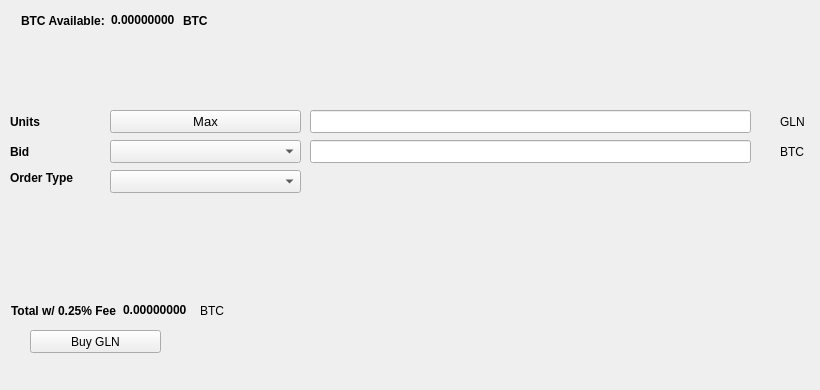
   <widget class="QWidget" name="BuyTab">
    <attribute name="title">
     <string>Buy</string>
    </attribute>
    <widget class="QPushButton" name="BuyGLN">
     <property name="geometry">
      <rect>
       <x>30</x>
       <y>330</y>
       <width>131</width>
       <height>23</height>
      </rect>
     </property>
     <property name="text">
      <string>Buy GLN</string>
     </property>
     <property name="icon">
      <iconset resource="../glyno.qrc">
       <normaloff>:/icons/bitcoin</normaloff>:/icons/bitcoin</iconset>
     </property>
    </widget>
    <widget class="QLabel" name="label_3">
     <property name="geometry">
      <rect>
       <x>10</x>
       <y>110</y>
       <width>46</width>
       <height>23</height>
      </rect>
     </property>
     <property name="font">
      <font>
       <weight>75</weight>
       <bold>true</bold>
      </font>
     </property>
     <property name="text">
      <string>Units</string>
     </property>
    </widget>
    <widget class="QLineEdit" name="UnitsInput">
     <property name="geometry">
      <rect>
       <x>310</x>
       <y>110</y>
       <width>441</width>
       <height>23</height>
      </rect>
     </property>
     <property name="font">
      <font>
       <pointsize>9</pointsize>
       <weight>75</weight>
       <bold>true</bold>
      </font>
     </property>
    </widget>
    <widget class="QLineEdit" name="BuyBidPriceEdit">
     <property name="geometry">
      <rect>
       <x>310</x>
       <y>140</y>
       <width>441</width>
       <height>23</height>
      </rect>
     </property>
     <property name="font">
      <font>
       <pointsize>9</pointsize>
       <weight>75</weight>
       <bold>true</bold>
      </font>
     </property>
    </widget>
    <widget class="QLabel" name="label_4">
     <property name="geometry">
      <rect>
       <x>780</x>
       <y>110</y>
       <width>31</width>
       <height>23</height>
      </rect>
     </property>
     <property name="text">
      <string>GLN</string>
     </property>
    </widget>
    <widget class="QLabel" name="label_5">
     <property name="geometry">
      <rect>
       <x>780</x>
       <y>140</y>
       <width>31</width>
       <height>23</height>
      </rect>
     </property>
     <property name="text">
      <string>BTC</string>
     </property>
    </widget>
    <widget class="QLabel" name="label_6">
     <property name="geometry">
      <rect>
       <x>10</x>
       <y>140</y>
       <width>46</width>
       <height>23</height>
      </rect>
     </property>
     <property name="font">
      <font>
       <weight>75</weight>
       <bold>true</bold>
      </font>
     </property>
     <property name="text">
      <string>Bid</string>
     </property>
    </widget>
    <widget class="QLabel" name="label_7">
     <property name="geometry">
      <rect>
       <x>10</x>
       <y>170</y>
       <width>91</width>
       <height>16</height>
      </rect>
     </property>
     <property name="font">
      <font>
       <weight>75</weight>
       <bold>true</bold>
      </font>
     </property>
     <property name="text">
      <string>Order Type</string>
     </property>
    </widget>
    <widget class="QPushButton" name="Buy_Max_Amount">
     <property name="geometry">
      <rect>
       <x>110</x>
       <y>110</y>
       <width>191</width>
       <height>23</height>
      </rect>
     </property>
     <property name="font">
      <font>
       <pointsize>10</pointsize>
      </font>
     </property>
     <property name="text">
      <string>Max</string>
     </property>
    </widget>
    <widget class="QComboBox" name="BuyBidcomboBox">
     <property name="geometry">
      <rect>
       <x>110</x>
       <y>140</y>
       <width>191</width>
       <height>23</height>
      </rect>
     </property>
     <property name="font">
      <font>
       <pointsize>10</pointsize>
      </font>
     </property>
    </widget>
    <widget class="QComboBox" name="buyOrdertypeCombo">
     <property name="geometry">
      <rect>
       <x>110</x>
       <y>170</y>
       <width>191</width>
       <height>23</height>
      </rect>
     </property>
     <property name="font">
      <font>
       <pointsize>10</pointsize>
      </font>
     </property>
    </widget>
    <widget class="QWidget" name="layoutWidget1">
     <property name="geometry">
      <rect>
       <x>21</x>
       <y>11</y>
       <width>227</width>
       <height>19</height>
      </rect>
     </property>
     <layout class="QHBoxLayout" name="horizontalLayout_3">
      <item>
       <widget class="QLabel" name="label232">
        <property name="font">
         <font>
          <weight>75</weight>
          <bold>true</bold>
         </font>
        </property>
        <property name="text">
         <string>BTC Available:</string>
        </property>
       </widget>
      </item>
      <item>
       <widget class="QLabel" name="BtcAvailableLbl">
        <property name="palette">
         <palette>
          <active>
           <colorrole role="WindowText">
            <brush brushstyle="SolidPattern">
             <color alpha="255">
              <red>0</red>
              <green>0</green>
              <blue>0</blue>
             </color>
            </brush>
           </colorrole>
           <colorrole role="Button">
            <brush brushstyle="SolidPattern">
             <color alpha="255">
              <red>0</red>
              <green>170</green>
              <blue>0</blue>
             </color>
            </brush>
           </colorrole>
           <colorrole role="Light">
            <brush brushstyle="SolidPattern">
             <color alpha="255">
              <red>0</red>
              <green>255</green>
              <blue>0</blue>
             </color>
            </brush>
           </colorrole>
           <colorrole role="Midlight">
            <brush brushstyle="SolidPattern">
             <color alpha="255">
              <red>0</red>
              <green>212</green>
              <blue>0</blue>
             </color>
            </brush>
           </colorrole>
           <colorrole role="Dark">
            <brush brushstyle="SolidPattern">
             <color alpha="255">
              <red>0</red>
              <green>85</green>
              <blue>0</blue>
             </color>
            </brush>
           </colorrole>
           <colorrole role="Mid">
            <brush brushstyle="SolidPattern">
             <color alpha="255">
              <red>0</red>
              <green>113</green>
              <blue>0</blue>
             </color>
            </brush>
           </colorrole>
           <colorrole role="Text">
            <brush brushstyle="SolidPattern">
             <color alpha="255">
              <red>0</red>
              <green>170</green>
              <blue>0</blue>
             </color>
            </brush>
           </colorrole>
           <colorrole role="BrightText">
            <brush brushstyle="SolidPattern">
             <color alpha="255">
              <red>255</red>
              <green>255</green>
              <blue>255</blue>
             </color>
            </brush>
           </colorrole>
           <colorrole role="ButtonText">
            <brush brushstyle="SolidPattern">
             <color alpha="255">
              <red>0</red>
              <green>0</green>
              <blue>0</blue>
             </color>
            </brush>
           </colorrole>
           <colorrole role="Base">
            <brush brushstyle="SolidPattern">
             <color alpha="255">
              <red>255</red>
              <green>255</green>
              <blue>255</blue>
             </color>
            </brush>
           </colorrole>
           <colorrole role="Window">
            <brush brushstyle="SolidPattern">
             <color alpha="255">
              <red>0</red>
              <green>170</green>
              <blue>0</blue>
             </color>
            </brush>
           </colorrole>
           <colorrole role="Shadow">
            <brush brushstyle="SolidPattern">
             <color alpha="255">
              <red>0</red>
              <green>0</green>
              <blue>0</blue>
             </color>
            </brush>
           </colorrole>
           <colorrole role="AlternateBase">
            <brush brushstyle="SolidPattern">
             <color alpha="255">
              <red>127</red>
              <green>212</green>
              <blue>127</blue>
             </color>
            </brush>
           </colorrole>
           <colorrole role="ToolTipBase">
            <brush brushstyle="SolidPattern">
             <color alpha="255">
              <red>255</red>
              <green>255</green>
              <blue>220</blue>
             </color>
            </brush>
           </colorrole>
           <colorrole role="ToolTipText">
            <brush brushstyle="SolidPattern">
             <color alpha="255">
              <red>0</red>
              <green>0</green>
              <blue>0</blue>
             </color>
            </brush>
           </colorrole>
          </active>
          <inactive>
           <colorrole role="WindowText">
            <brush brushstyle="SolidPattern">
             <color alpha="255">
              <red>0</red>
              <green>0</green>
              <blue>0</blue>
             </color>
            </brush>
           </colorrole>
           <colorrole role="Button">
            <brush brushstyle="SolidPattern">
             <color alpha="255">
              <red>0</red>
              <green>170</green>
              <blue>0</blue>
             </color>
            </brush>
           </colorrole>
           <colorrole role="Light">
            <brush brushstyle="SolidPattern">
             <color alpha="255">
              <red>0</red>
              <green>255</green>
              <blue>0</blue>
             </color>
            </brush>
           </colorrole>
           <colorrole role="Midlight">
            <brush brushstyle="SolidPattern">
             <color alpha="255">
              <red>0</red>
              <green>212</green>
              <blue>0</blue>
             </color>
            </brush>
           </colorrole>
           <colorrole role="Dark">
            <brush brushstyle="SolidPattern">
             <color alpha="255">
              <red>0</red>
              <green>85</green>
              <blue>0</blue>
             </color>
            </brush>
           </colorrole>
           <colorrole role="Mid">
            <brush brushstyle="SolidPattern">
             <color alpha="255">
              <red>0</red>
              <green>113</green>
              <blue>0</blue>
             </color>
            </brush>
           </colorrole>
           <colorrole role="Text">
            <brush brushstyle="SolidPattern">
             <color alpha="255">
              <red>0</red>
              <green>170</green>
              <blue>0</blue>
             </color>
            </brush>
           </colorrole>
           <colorrole role="BrightText">
            <brush brushstyle="SolidPattern">
             <color alpha="255">
              <red>255</red>
              <green>255</green>
              <blue>255</blue>
             </color>
            </brush>
           </colorrole>
           <colorrole role="ButtonText">
            <brush brushstyle="SolidPattern">
             <color alpha="255">
              <red>0</red>
              <green>0</green>
              <blue>0</blue>
             </color>
            </brush>
           </colorrole>
           <colorrole role="Base">
            <brush brushstyle="SolidPattern">
             <color alpha="255">
              <red>255</red>
              <green>255</green>
              <blue>255</blue>
             </color>
            </brush>
           </colorrole>
           <colorrole role="Window">
            <brush brushstyle="SolidPattern">
             <color alpha="255">
              <red>0</red>
              <green>170</green>
              <blue>0</blue>
             </color>
            </brush>
           </colorrole>
           <colorrole role="Shadow">
            <brush brushstyle="SolidPattern">
             <color alpha="255">
              <red>0</red>
              <green>0</green>
              <blue>0</blue>
             </color>
            </brush>
           </colorrole>
           <colorrole role="AlternateBase">
            <brush brushstyle="SolidPattern">
             <color alpha="255">
              <red>127</red>
              <green>212</green>
              <blue>127</blue>
             </color>
            </brush>
           </colorrole>
           <colorrole role="ToolTipBase">
            <brush brushstyle="SolidPattern">
             <color alpha="255">
              <red>255</red>
              <green>255</green>
              <blue>220</blue>
             </color>
            </brush>
           </colorrole>
           <colorrole role="ToolTipText">
            <brush brushstyle="SolidPattern">
             <color alpha="255">
              <red>0</red>
              <green>0</green>
              <blue>0</blue>
             </color>
            </brush>
           </colorrole>
          </inactive>
          <disabled>
           <colorrole role="WindowText">
            <brush brushstyle="SolidPattern">
             <color alpha="255">
              <red>0</red>
              <green>85</green>
              <blue>0</blue>
             </color>
            </brush>
           </colorrole>
           <colorrole role="Button">
            <brush brushstyle="SolidPattern">
             <color alpha="255">
              <red>0</red>
              <green>170</green>
              <blue>0</blue>
             </color>
            </brush>
           </colorrole>
           <colorrole role="Light">
            <brush brushstyle="SolidPattern">
             <color alpha="255">
              <red>0</red>
              <green>255</green>
              <blue>0</blue>
             </color>
            </brush>
           </colorrole>
           <colorrole role="Midlight">
            <brush brushstyle="SolidPattern">
             <color alpha="255">
              <red>0</red>
              <green>212</green>
              <blue>0</blue>
             </color>
            </brush>
           </colorrole>
           <colorrole role="Dark">
            <brush brushstyle="SolidPattern">
             <color alpha="255">
              <red>0</red>
              <green>85</green>
              <blue>0</blue>
             </color>
            </brush>
           </colorrole>
           <colorrole role="Mid">
            <brush brushstyle="SolidPattern">
             <color alpha="255">
              <red>0</red>
              <green>113</green>
              <blue>0</blue>
             </color>
            </brush>
           </colorrole>
           <colorrole role="Text">
            <brush brushstyle="SolidPattern">
             <color alpha="255">
              <red>0</red>
              <green>85</green>
              <blue>0</blue>
             </color>
            </brush>
           </colorrole>
           <colorrole role="BrightText">
            <brush brushstyle="SolidPattern">
             <color alpha="255">
              <red>255</red>
              <green>255</green>
              <blue>255</blue>
             </color>
            </brush>
           </colorrole>
           <colorrole role="ButtonText">
            <brush brushstyle="SolidPattern">
             <color alpha="255">
              <red>0</red>
              <green>85</green>
              <blue>0</blue>
             </color>
            </brush>
           </colorrole>
           <colorrole role="Base">
            <brush brushstyle="SolidPattern">
             <color alpha="255">
              <red>0</red>
              <green>170</green>
              <blue>0</blue>
             </color>
            </brush>
           </colorrole>
           <colorrole role="Window">
            <brush brushstyle="SolidPattern">
             <color alpha="255">
              <red>0</red>
              <green>170</green>
              <blue>0</blue>
             </color>
            </brush>
           </colorrole>
           <colorrole role="Shadow">
            <brush brushstyle="SolidPattern">
             <color alpha="255">
              <red>0</red>
              <green>0</green>
              <blue>0</blue>
             </color>
            </brush>
           </colorrole>
           <colorrole role="AlternateBase">
            <brush brushstyle="SolidPattern">
             <color alpha="255">
              <red>0</red>
              <green>170</green>
              <blue>0</blue>
             </color>
            </brush>
           </colorrole>
           <colorrole role="ToolTipBase">
            <brush brushstyle="SolidPattern">
             <color alpha="255">
              <red>255</red>
              <green>255</green>
              <blue>220</blue>
             </color>
            </brush>
           </colorrole>
           <colorrole role="ToolTipText">
            <brush brushstyle="SolidPattern">
             <color alpha="255">
              <red>0</red>
              <green>0</green>
              <blue>0</blue>
             </color>
            </brush>
           </colorrole>
          </disabled>
         </palette>
        </property>
        <property name="font">
         <font>
          <weight>75</weight>
          <bold>true</bold>
         </font>
        </property>
        <property name="text">
         <string>0.00000000</string>
        </property>
        <property name="textInteractionFlags">
         <set>Qt::LinksAccessibleByMouse|Qt::TextSelectableByKeyboard|Qt::TextSelectableByMouse</set>
        </property>
       </widget>
      </item>
      <item>
       <widget class="QLabel" name="BtcAvailableLbl_2">
        <property name="font">
         <font>
          <weight>75</weight>
          <bold>true</bold>
         </font>
        </property>
        <property name="text">
         <string>BTC</string>
        </property>
       </widget>
      </item>
     </layout>
    </widget>
    <widget class="QWidget" name="layoutWidge2">
     <property name="geometry">
      <rect>
       <x>11</x>
       <y>301</y>
       <width>259</width>
       <height>19</height>
      </rect>
     </property>
     <layout class="QHBoxLayout" name="horizontalLayout_4">
      <item>
       <widget class="QLabel" name="label_9">
        <property name="font">
         <font>
          <weight>75</weight>
          <bold>true</bold>
         </font>
        </property>
        <property name="text">
         <string>Total w/ 0.25% Fee</string>
        </property>
       </widget>
      </item>
      <item>
       <widget class="QLabel" name="BuyCostLabel">
        <property name="palette">
         <palette>
          <active>
           <colorrole role="WindowText">
            <brush brushstyle="SolidPattern">
             <color alpha="255">
              <red>0</red>
              <green>0</green>
              <blue>0</blue>
             </color>
            </brush>
           </colorrole>
           <colorrole role="Button">
            <brush brushstyle="SolidPattern">
             <color alpha="255">
              <red>0</red>
              <green>170</green>
              <blue>0</blue>
             </color>
            </brush>
           </colorrole>
           <colorrole role="Light">
            <brush brushstyle="SolidPattern">
             <color alpha="255">
              <red>0</red>
              <green>255</green>
              <blue>0</blue>
             </color>
            </brush>
           </colorrole>
           <colorrole role="Midlight">
            <brush brushstyle="SolidPattern">
             <color alpha="255">
              <red>0</red>
              <green>212</green>
              <blue>0</blue>
             </color>
            </brush>
           </colorrole>
           <colorrole role="Dark">
            <brush brushstyle="SolidPattern">
             <color alpha="255">
              <red>0</red>
              <green>85</green>
              <blue>0</blue>
             </color>
            </brush>
           </colorrole>
           <colorrole role="Mid">
            <brush brushstyle="SolidPattern">
             <color alpha="255">
              <red>0</red>
              <green>113</green>
              <blue>0</blue>
             </color>
            </brush>
           </colorrole>
           <colorrole role="Text">
            <brush brushstyle="SolidPattern">
             <color alpha="255">
              <red>0</red>
              <green>170</green>
              <blue>0</blue>
             </color>
            </brush>
           </colorrole>
           <colorrole role="BrightText">
            <brush brushstyle="SolidPattern">
             <color alpha="255">
              <red>255</red>
              <green>255</green>
              <blue>255</blue>
             </color>
            </brush>
           </colorrole>
           <colorrole role="ButtonText">
            <brush brushstyle="SolidPattern">
             <color alpha="255">
              <red>0</red>
              <green>0</green>
              <blue>0</blue>
             </color>
            </brush>
           </colorrole>
           <colorrole role="Base">
            <brush brushstyle="SolidPattern">
             <color alpha="255">
              <red>255</red>
              <green>255</green>
              <blue>255</blue>
             </color>
            </brush>
           </colorrole>
           <colorrole role="Window">
            <brush brushstyle="SolidPattern">
             <color alpha="255">
              <red>0</red>
              <green>170</green>
              <blue>0</blue>
             </color>
            </brush>
           </colorrole>
           <colorrole role="Shadow">
            <brush brushstyle="SolidPattern">
             <color alpha="255">
              <red>0</red>
              <green>0</green>
              <blue>0</blue>
             </color>
            </brush>
           </colorrole>
           <colorrole role="AlternateBase">
            <brush brushstyle="SolidPattern">
             <color alpha="255">
              <red>127</red>
              <green>212</green>
              <blue>127</blue>
             </color>
            </brush>
           </colorrole>
           <colorrole role="ToolTipBase">
            <brush brushstyle="SolidPattern">
             <color alpha="255">
              <red>255</red>
              <green>255</green>
              <blue>220</blue>
             </color>
            </brush>
           </colorrole>
           <colorrole role="ToolTipText">
            <brush brushstyle="SolidPattern">
             <color alpha="255">
              <red>0</red>
              <green>0</green>
              <blue>0</blue>
             </color>
            </brush>
           </colorrole>
          </active>
          <inactive>
           <colorrole role="WindowText">
            <brush brushstyle="SolidPattern">
             <color alpha="255">
              <red>0</red>
              <green>0</green>
              <blue>0</blue>
             </color>
            </brush>
           </colorrole>
           <colorrole role="Button">
            <brush brushstyle="SolidPattern">
             <color alpha="255">
              <red>0</red>
              <green>170</green>
              <blue>0</blue>
             </color>
            </brush>
           </colorrole>
           <colorrole role="Light">
            <brush brushstyle="SolidPattern">
             <color alpha="255">
              <red>0</red>
              <green>255</green>
              <blue>0</blue>
             </color>
            </brush>
           </colorrole>
           <colorrole role="Midlight">
            <brush brushstyle="SolidPattern">
             <color alpha="255">
              <red>0</red>
              <green>212</green>
              <blue>0</blue>
             </color>
            </brush>
           </colorrole>
           <colorrole role="Dark">
            <brush brushstyle="SolidPattern">
             <color alpha="255">
              <red>0</red>
              <green>85</green>
              <blue>0</blue>
             </color>
            </brush>
           </colorrole>
           <colorrole role="Mid">
            <brush brushstyle="SolidPattern">
             <color alpha="255">
              <red>0</red>
              <green>113</green>
              <blue>0</blue>
             </color>
            </brush>
           </colorrole>
           <colorrole role="Text">
            <brush brushstyle="SolidPattern">
             <color alpha="255">
              <red>0</red>
              <green>170</green>
              <blue>0</blue>
             </color>
            </brush>
           </colorrole>
           <colorrole role="BrightText">
            <brush brushstyle="SolidPattern">
             <color alpha="255">
              <red>255</red>
              <green>255</green>
              <blue>255</blue>
             </color>
            </brush>
           </colorrole>
           <colorrole role="ButtonText">
            <brush brushstyle="SolidPattern">
             <color alpha="255">
              <red>0</red>
              <green>0</green>
              <blue>0</blue>
             </color>
            </brush>
           </colorrole>
           <colorrole role="Base">
            <brush brushstyle="SolidPattern">
             <color alpha="255">
              <red>255</red>
              <green>255</green>
              <blue>255</blue>
             </color>
            </brush>
           </colorrole>
           <colorrole role="Window">
            <brush brushstyle="SolidPattern">
             <color alpha="255">
              <red>0</red>
              <green>170</green>
              <blue>0</blue>
             </color>
            </brush>
           </colorrole>
           <colorrole role="Shadow">
            <brush brushstyle="SolidPattern">
             <color alpha="255">
              <red>0</red>
              <green>0</green>
              <blue>0</blue>
             </color>
            </brush>
           </colorrole>
           <colorrole role="AlternateBase">
            <brush brushstyle="SolidPattern">
             <color alpha="255">
              <red>127</red>
              <green>212</green>
              <blue>127</blue>
             </color>
            </brush>
           </colorrole>
           <colorrole role="ToolTipBase">
            <brush brushstyle="SolidPattern">
             <color alpha="255">
              <red>255</red>
              <green>255</green>
              <blue>220</blue>
             </color>
            </brush>
           </colorrole>
           <colorrole role="ToolTipText">
            <brush brushstyle="SolidPattern">
             <color alpha="255">
              <red>0</red>
              <green>0</green>
              <blue>0</blue>
             </color>
            </brush>
           </colorrole>
          </inactive>
          <disabled>
           <colorrole role="WindowText">
            <brush brushstyle="SolidPattern">
             <color alpha="255">
              <red>0</red>
              <green>85</green>
              <blue>0</blue>
             </color>
            </brush>
           </colorrole>
           <colorrole role="Button">
            <brush brushstyle="SolidPattern">
             <color alpha="255">
              <red>0</red>
              <green>170</green>
              <blue>0</blue>
             </color>
            </brush>
           </colorrole>
           <colorrole role="Light">
            <brush brushstyle="SolidPattern">
             <color alpha="255">
              <red>0</red>
              <green>255</green>
              <blue>0</blue>
             </color>
            </brush>
           </colorrole>
           <colorrole role="Midlight">
            <brush brushstyle="SolidPattern">
             <color alpha="255">
              <red>0</red>
              <green>212</green>
              <blue>0</blue>
             </color>
            </brush>
           </colorrole>
           <colorrole role="Dark">
            <brush brushstyle="SolidPattern">
             <color alpha="255">
              <red>0</red>
              <green>85</green>
              <blue>0</blue>
             </color>
            </brush>
           </colorrole>
           <colorrole role="Mid">
            <brush brushstyle="SolidPattern">
             <color alpha="255">
              <red>0</red>
              <green>113</green>
              <blue>0</blue>
             </color>
            </brush>
           </colorrole>
           <colorrole role="Text">
            <brush brushstyle="SolidPattern">
             <color alpha="255">
              <red>0</red>
              <green>85</green>
              <blue>0</blue>
             </color>
            </brush>
           </colorrole>
           <colorrole role="BrightText">
            <brush brushstyle="SolidPattern">
             <color alpha="255">
              <red>255</red>
              <green>255</green>
              <blue>255</blue>
             </color>
            </brush>
           </colorrole>
           <colorrole role="ButtonText">
            <brush brushstyle="SolidPattern">
             <color alpha="255">
              <red>0</red>
              <green>85</green>
              <blue>0</blue>
             </color>
            </brush>
           </colorrole>
           <colorrole role="Base">
            <brush brushstyle="SolidPattern">
             <color alpha="255">
              <red>0</red>
              <green>170</green>
              <blue>0</blue>
             </color>
            </brush>
           </colorrole>
           <colorrole role="Window">
            <brush brushstyle="SolidPattern">
             <color alpha="255">
              <red>0</red>
              <green>170</green>
              <blue>0</blue>
             </color>
            </brush>
           </colorrole>
           <colorrole role="Shadow">
            <brush brushstyle="SolidPattern">
             <color alpha="255">
              <red>0</red>
              <green>0</green>
              <blue>0</blue>
             </color>
            </brush>
           </colorrole>
           <colorrole role="AlternateBase">
            <brush brushstyle="SolidPattern">
             <color alpha="255">
              <red>0</red>
              <green>170</green>
              <blue>0</blue>
             </color>
            </brush>
           </colorrole>
           <colorrole role="ToolTipBase">
            <brush brushstyle="SolidPattern">
             <color alpha="255">
              <red>255</red>
              <green>255</green>
              <blue>220</blue>
             </color>
            </brush>
           </colorrole>
           <colorrole role="ToolTipText">
            <brush brushstyle="SolidPattern">
             <color alpha="255">
              <red>0</red>
              <green>0</green>
              <blue>0</blue>
             </color>
            </brush>
           </colorrole>
          </disabled>
         </palette>
        </property>
        <property name="font">
         <font>
          <weight>75</weight>
          <bold>true</bold>
         </font>
        </property>
        <property name="autoFillBackground">
         <bool>false</bool>
        </property>
        <property name="text">
         <string>0.00000000</string>
        </property>
        <property name="textInteractionFlags">
         <set>Qt::LinksAccessibleByMouse|Qt::TextSelectableByMouse</set>
        </property>
       </widget>
      </item>
      <item>
       <widget class="QLabel" name="label_10">
        <property name="font">
         <font>
          <weight>50</weight>
          <bold>false</bold>
         </font>
        </property>
        <property name="text">
         <string>BTC</string>
        </property>
       </widget>
      </item>
     </layout>
    </widget>
    <widget class="QLabel" name="label_24">
     <property name="geometry">
      <rect>
       <x>460</x>
       <y>300</y>
       <width>281</width>
       <height>81</height>
      </rect>
     </property>
     <property name="text">
      <string/>
     </property>
     <property name="pixmap">
      <pixmap>:/images/bittrex</pixmap>
     </property>
    </widget>
   </widget>
